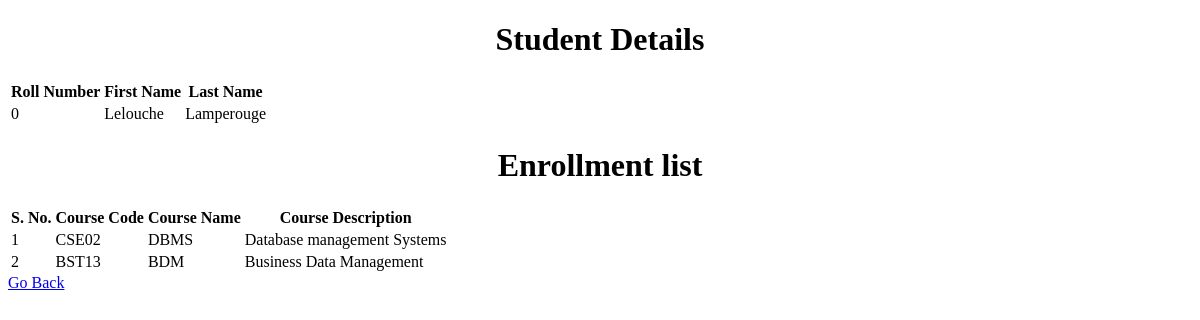
Page /student/10 on the earlier database version.
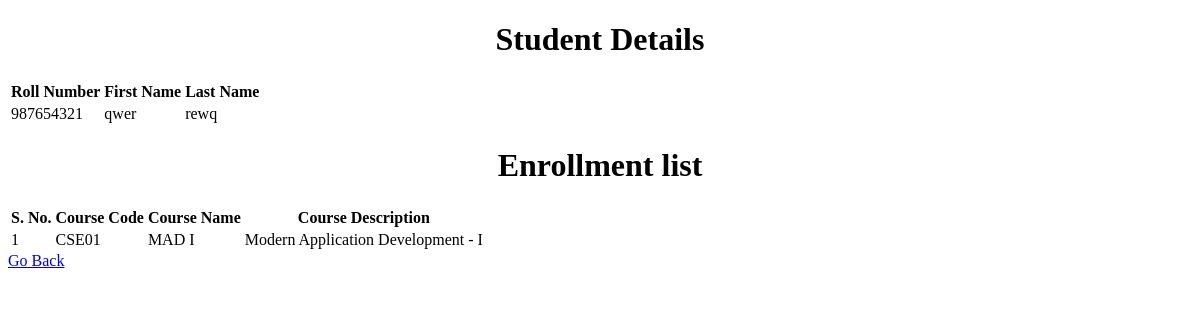
Same page on the later database version.
### app.py (models this page shows)
class student(db.Model):
    student_id = db.Column(db.Integer, primary_key=True, autoincrement = True)
    roll_number = db.Column(db.String, unique=True, nullable=False)
    first_name = db.Column(db.String, nullable=False)
    last_name = db.Column(db.String)

class course(db.Model):
    course_id = db.Column(db.Integer, primary_key=True, autoincrement = True)
    course_code = db.Column(db.String, unique=True, nullable=False)
    course_name = db.Column(db.String, nullable=False)
    course_description = db.Column(db.String)

### app.py (the view)
@app.route("/student/<int:student_id>", methods=["GET"])
def viewer(student_id):
    stu = student.query.filter_by(student_id=student_id).first()
    en = enrollments.query.filter_by(estudent_id=student_id)
    enroll = []
    for i in en:
        cour = course.query.filter_by(course_id=i.ecourse_id).first()
        enroll.append({"code":cour.course_code,"name":cour.course_name,"desc":cour.course_description})
    return render_template("view.html",student=stu,enroll=enroll)

### templates/view.html (shortened to what this page needs)
<!DOCTYPE html>
<html lang="en">
<head>
</head>
<body>
    <h1 style="text-align: center;">Student Details</h1>
    <table id = "personal-details">
        <tr>
            <th>Roll Number</th>
            <th>First Name</th>
            <th>Last Name</th>
        </tr>
        <tr>
            <td>{{ student.roll_number }}</td>
            <td>{{ student.first_name }}</td>
            <td>{{ student.last_name }}</td>
        </tr>
    </table>
    <h1 style="text-align: center;">Enrollment list</h1>
    <table id = "enroll-table">
        <tr>
            <th>S. No.</th>
            <th>Course Code</th>
            <th>Course Name</th>
            <th>Course Description</th>
        </tr>
        {% for i in enroll %}
            <tr>
                <td>{{ loop.index }}</td>
                <td>{{ i["code"] }}</td>
                <td>{{ i["name"] }}</td>
                <td>{{ i["desc"] }}</td>
            </tr>
        {% endfor %}
    </table>
    <a href="/" type="button">Go Back</a>
</body>
</html>

Differences in the rows shown:
no longer on this page (row unchanged): course: code "CSE02", name "DBMS", desc "Database management Systems"
no longer on this page (row unchanged): course: code "BST13", name "BDM", desc "Business Data Management"
changed student: roll_number "0" → "987654321"; first_name "Lelouche" → "qwer"; last_name "Lamperouge" → "rewq"
now on this page (row unchanged): course: code "CSE01", name "MAD I", desc "Modern Application Development - I"
